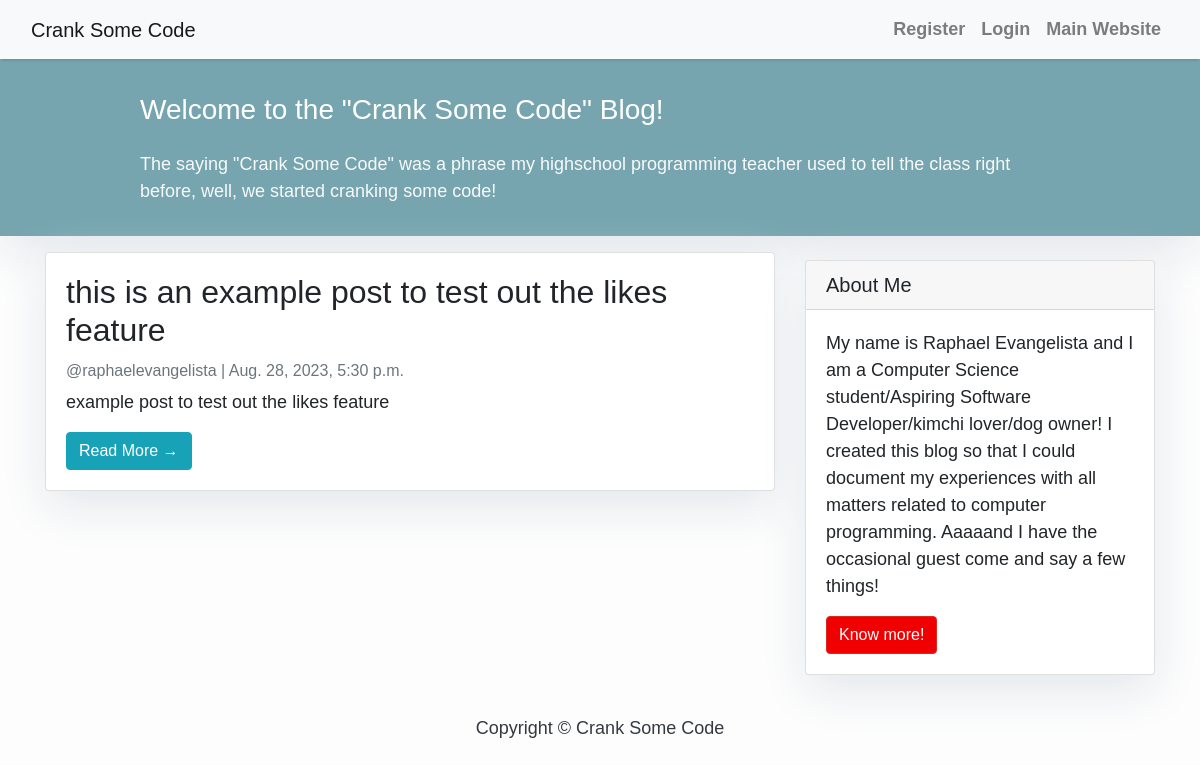
/, run on an earlier commit of the app's database.
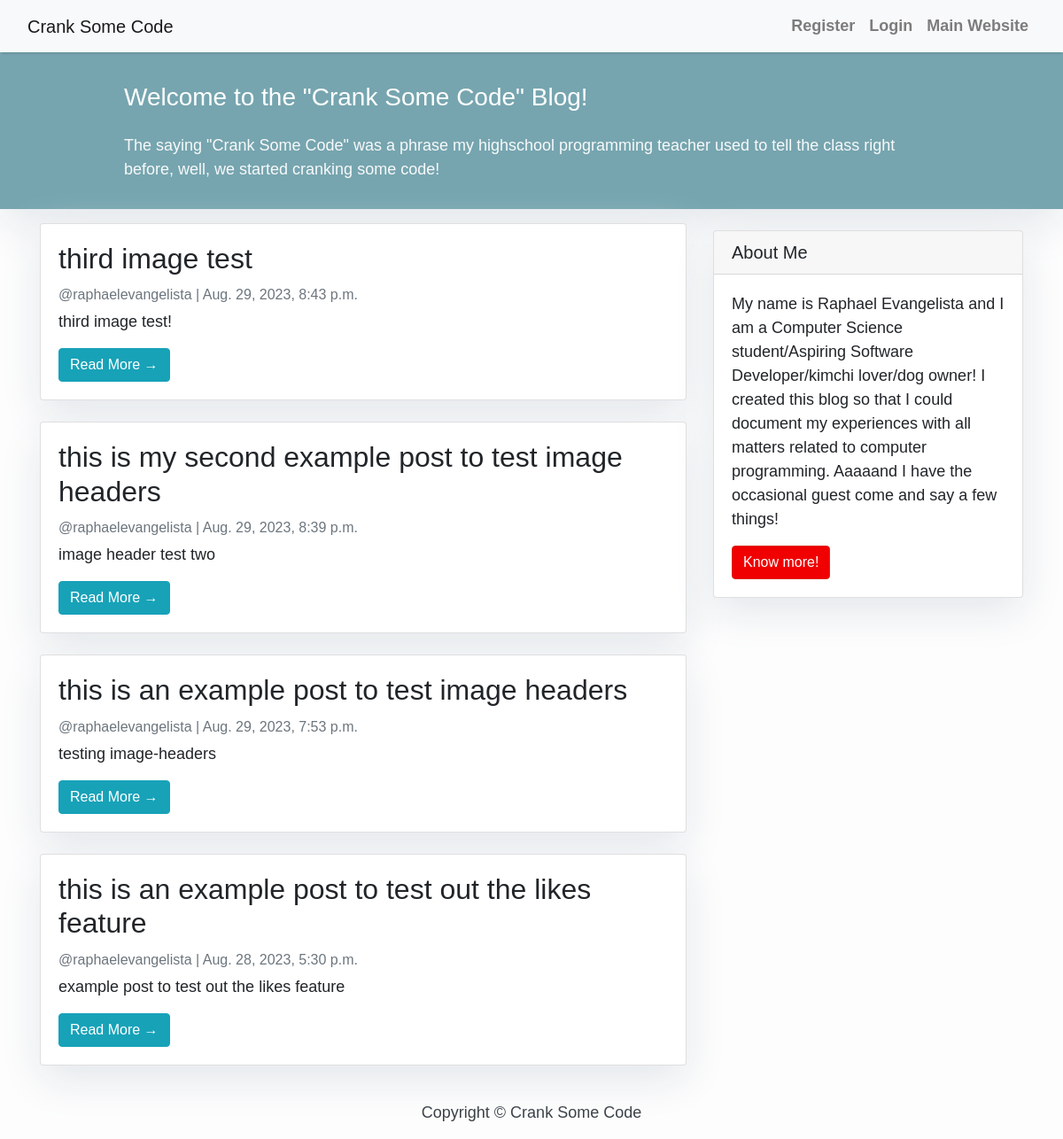
And on a later commit of the database.
### myblog/models.py (models this page shows, shortened)
class Post(models.Model):
    title = models.CharField(max_length=300, unique=True)
    header_image = models.ImageField(null=True, blank=True, upload_to="images/", height_field='')
    slug = models.SlugField(max_length=300, unique=True)
    author = models.ForeignKey(User, on_delete= models.CASCADE,related_name='blog_posts')
    updated_on = models.DateTimeField(auto_now=True)
    content = models.TextField()
    created_on = models.DateTimeField(auto_now_add=True)
    status = models.IntegerField(choices=STATUS, default=0)
    likes = models.ManyToManyField(User, related_name='blog_likes')
    class Meta:
        ordering = ["-created_on"]

### myblog/views.py (the view)
# urls.py: path('', views.PostList.as_view(), name='home'),
class PostList(generic.ListView):
    queryset = Post.objects.filter(status=1).order_by("-created_on")
    template_name = "index.html"

### myblog/templates/index.html (shortened to what this page needs)
{% extends "base.html" %}
{% block content %}
<header class="masthead">
    <div class="container">
        <div class="row">
            <div class=" col-md-8 col-md-10 mx-auto">
                <div class="site-heading">
                    <h3 class=" site-heading my-4 mt-3 text-white"> Welcome to the "Crank Some Code" Blog! </h3>
                    <p class="text-light"> The saying "Crank Some Code" was a phrase my highschool programming teacher
                        used to tell the class right before, well, we started cranking some code!
                        &nbsp
                    </p>
                </div>
            </div>
        </div>
    </div>
</header>
<div class="container">
    <div class="row">
        <div class="col-md-8 mt-3 left">
            {% for post in post_list %}
            <div class="card mb-4">
                <div class="card-body">
                    <h2 class="card-title">{{ post.title }}</h2>
                    <p class="card-text text-muted h6">@{{ post.author }} | {{ post.created_on}} </p>
                    <p class="card-text">{{post.content|slice:":200" }}</p>
                    <a href="{% url 'post_detail' post.pk %}" class="btn btn-info">Read More &rarr;</a>
                </div>
            </div>
            {% endfor %}
        </div>
        {% block sidebar %} {% include 'sidebar.html' %} {% endblock sidebar %}
    </div>
</div>
{%endblock%}

### myblog/templates/base.html (shortened to what this page needs)
<!DOCTYPE html>
<html>
    <head>
        <link rel="stylesheet" href="https://maxcdn.bootstrapcdn.com/bootstrap/4.0.0/css/bootstrap.min.css"
 />
    </head>
    <body>
        <nav class="navbar navbar-expand-lg navbar-light bg-light shadow" id="mainNav">
            <div class="container-fluid">
                <a class="navbar-brand" href="{% url 'home' %}">Crank Some Code</a>
                <div class="collapse navbar-collapse" id="navbarResponsive">
                    <ul class="navbar-nav ml-auto">
                        {% if user.is_authenticated %}
                        <li class="nav-item text-black">
                            <a class="nav-link text-black font-weight-bold" href="{% url 'add_post' %}">Add Post</a>
                        </li>
                        <!-- <li class="nav-item text-black">
                            <a class="nav-link text-black font-weight-bold" href="{% url 'user_profile' %}">Profile</a>
                        </li> -->
                        <li class="nav-item text-black">
                            <a class="nav-link text-black font-weight-bold" href="{% url 'logout' %}">Logout</a>
                        </li>
                        <li class="nav-item text-black">
                            <a class="nav-link text-black font-weight-bold" href="https://portfolio-raphael.streamlit.
                            app">Main Website</a>
                        </li>
                        {% else %}
                        <li class="nav-item text-black">
                            <a class="nav-link text-black font-weight-bold" href="{% url 'register' %}">Register</a>
                        </li>
                        <li class="nav-item text-black">
                            <a class="nav-link text-black font-weight-bold" href="{% url 'login' %}">Login</a>
                        </li>
                        <li class="nav-item text-black">
                            <a class="nav-link text-black font-weight-bold" href="https://portfolio-raphael.streamlit.
                            app">Main Website</a>
                        </li>
                        {% endif %}
                    </ul>
                </div>
            </div>
        </nav>
        {% block content %}{% endblock content %}
        <footer class="py-3 bg-grey">
            <p class="m-0 text-dark text-center ">Copyright &copy; Crank Some Code</p>
        </footer>
    </body>
</html>

### myblog/templates/sidebar.html (shortened to what this page needs)
<!DOCTYPE html>
<html lang="en">
<head>
</head>
<body>
{% block sidebar %}
<div class="col-md-4 float-right ">
<div class="card my-4">
        <h5 class="card-header">About Me</h5>
    <div class="card-body">
        <p class="card-text"> My name is Raphael Evangelista and I am a Computer Science student/Aspiring Software
        Developer/kimchi lover/dog owner! I created this blog so that I could document my experiences with
        all matters related to computer programming. Aaaaand I have the occasional guest come and say a few things! </p>
        <a href="https://portfolio-raphael.streamlit.app"
           class="btn btn-danger">Know more!</a>
    </div>
</div>
</div>
{% endblock sidebar %}
</body>
</html>

### myblog/templates/base.html (style rules this page uses)
body { font-family: "Gill Sans", sans-serif; font-size: 17px; background-color: #fdfdfd; }
.shadow { box-shadow: 0 4px 2px -2px rgba(0, 0, 0, 0.1); }
.btn-danger { color: #fff; background-color: #f00000; border-color: #dc281e; }
.masthead { background: #76a5af; height: auto; padding-bottom: 15px; box-shadow: 0 16px 48px #E3E7EB; padding-top: 10px; }

### myblog/templates/index.html (style rules this page uses)
body { font-family: "Gill Sans", sans-serif; font-size: 18px; background-color: #fdfdfd; }
.card { box-shadow: 0 16px 48px #E3E7EB; }

### myblog/templates/sidebar.html (style rules this page uses)
.card { box-shadow: 0 16px 48px #E3E7EB; }

What changed in the data, as far as the page shows it:
added Post: title "third image test", author "raphaelevangelista", created_on "Aug. 29, 2023, 8:43 p.m.", content "third image test!"
added Post: title "this is my second example post to test image headers", author "raphaelevangelista", created_on "Aug. 29, 2023, 8:39 p.m.", content "image header test two"
added Post: title "this is an example post to test image headers", author "raphaelevangelista", created_on "Aug. 29, 2023, 7:53 p.m.", content "testing image-headers"
